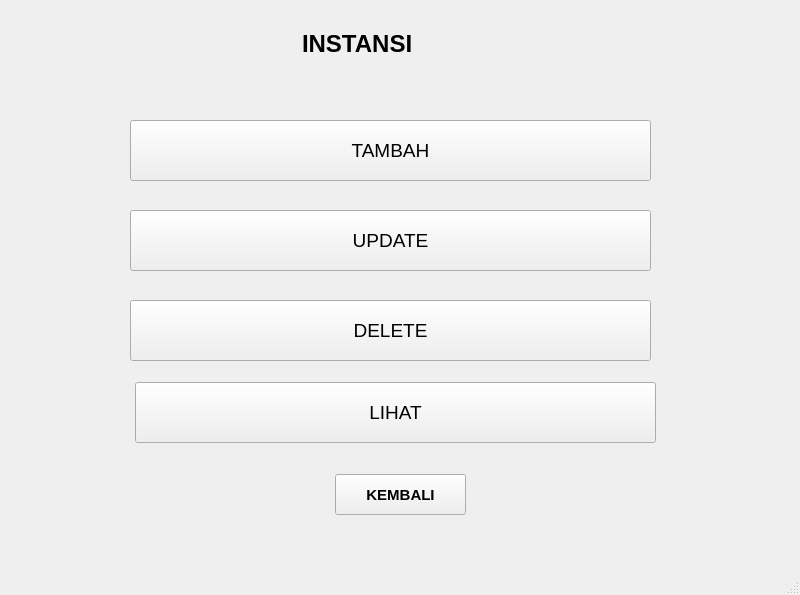
<?xml version="1.0" encoding="UTF-8"?>
<ui version="4.0">
 <class>MainWindow</class>
 <widget class="QMainWindow" name="MainWindow">
  <property name="geometry">
   <rect>
    <x>0</x>
    <y>0</y>
    <width>800</width>
    <height>595</height>
   </rect>
  </property>
  <property name="windowTitle">
   <string>MainWindow</string>
  </property>
  <widget class="QWidget" name="centralwidget">
   <widget class="QLabel" name="label">
    <property name="geometry">
     <rect>
      <x>302</x>
      <y>28</y>
      <width>311</width>
      <height>31</height>
     </rect>
    </property>
    <property name="font">
     <font>
      <pointsize>18</pointsize>
      <weight>75</weight>
      <bold>true</bold>
     </font>
    </property>
    <property name="text">
     <string>INSTANSI</string>
    </property>
   </widget>
   <widget class="QPushButton" name="btn_tambah">
    <property name="geometry">
     <rect>
      <x>130</x>
      <y>120</y>
      <width>521</width>
      <height>61</height>
     </rect>
    </property>
    <property name="font">
     <font>
      <pointsize>14</pointsize>
     </font>
    </property>
    <property name="text">
     <string>TAMBAH</string>
    </property>
   </widget>
   <widget class="QPushButton" name="btn_update">
    <property name="geometry">
     <rect>
      <x>130</x>
      <y>210</y>
      <width>521</width>
      <height>61</height>
     </rect>
    </property>
    <property name="font">
     <font>
      <pointsize>14</pointsize>
     </font>
    </property>
    <property name="text">
     <string>UPDATE</string>
    </property>
   </widget>
   <widget class="QPushButton" name="btn_delete">
    <property name="geometry">
     <rect>
      <x>130</x>
      <y>300</y>
      <width>521</width>
      <height>61</height>
     </rect>
    </property>
    <property name="font">
     <font>
      <pointsize>14</pointsize>
     </font>
    </property>
    <property name="text">
     <string>DELETE</string>
    </property>
   </widget>
   <widget class="QPushButton" name="btn">
    <property name="geometry">
     <rect>
      <x>335</x>
      <y>474</y>
      <width>131</width>
      <height>41</height>
     </rect>
    </property>
    <property name="font">
     <font>
      <pointsize>11</pointsize>
      <weight>75</weight>
      <bold>true</bold>
     </font>
    </property>
    <property name="text">
     <string>KEMBALI</string>
    </property>
   </widget>
   <widget class="QPushButton" name="btn_delete_data_mhs_2">
    <property name="geometry">
     <rect>
      <x>135</x>
      <y>382</y>
      <width>521</width>
      <height>61</height>
     </rect>
    </property>
    <property name="font">
     <font>
      <pointsize>14</pointsize>
     </font>
    </property>
    <property name="text">
     <string>LIHAT</string>
    </property>
   </widget>
  </widget>
  <widget class="QMenuBar" name="menubar">
   <property name="geometry">
    <rect>
     <x>0</x>
     <y>0</y>
     <width>800</width>
     <height>26</height>
    </rect>
   </property>
  </widget>
  <widget class="QStatusBar" name="statusbar"/>
 </widget>
 <resources/>
 <connections/>
</ui>
